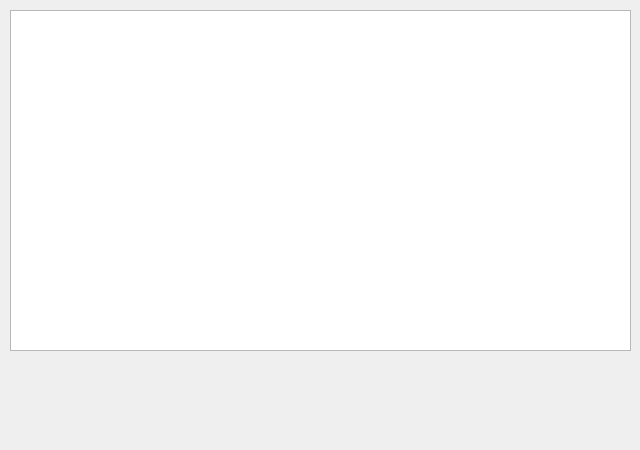
<?xml version="1.0" encoding="UTF-8"?>
<ui version="4.0">
 <class>UserListForm</class>
 <widget class="QWidget" name="UserListForm">
  <property name="geometry">
   <rect>
    <x>0</x>
    <y>0</y>
    <width>640</width>
    <height>450</height>
   </rect>
  </property>
  <property name="windowTitle">
   <string>Form</string>
  </property>
  <widget class="QWidget" name="horizontalLayoutWidget">
   <property name="geometry">
    <rect>
     <x>10</x>
     <y>360</y>
     <width>621</width>
     <height>81</height>
    </rect>
   </property>
   <layout class="QHBoxLayout" name="horizontalLayout"/>
  </widget>
  <widget class="QTableWidget" name="userListWidget">
   <property name="geometry">
    <rect>
     <x>10</x>
     <y>10</y>
     <width>621</width>
     <height>341</height>
    </rect>
   </property>
  </widget>
 </widget>
 <resources/>
 <connections/>
</ui>
